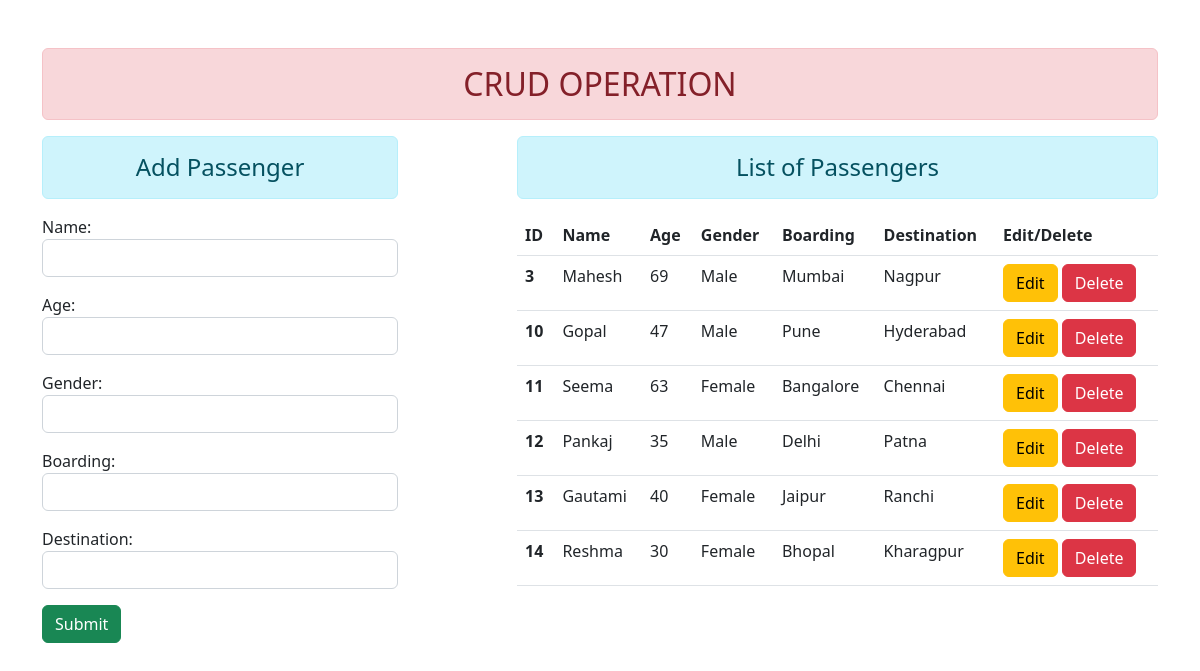
The page / on the database its author committed.
### myapp/models.py (models this page shows)
class passenger(models.Model):
    name = models.CharField(max_length=100)
    age = models.IntegerField()
    gender = models.CharField(max_length=100)
    boarding = models.CharField(max_length=100)
    destination = models.CharField(max_length=100)

### myapp/views.py (the view)
# urls.py: path('', add_show, name='add-show'),
def add_show(request):
    if request.method == "POST":
        psngr = passenger.objects.all()
        fm = Passengerreg(request.POST)
        if fm.is_valid():
            name = fm.cleaned_data['name']
            age = fm.cleaned_data['age']
            gender = fm.cleaned_data['gender']
            boarding = fm.cleaned_data['boarding']
            destination = fm.cleaned_data['destination']
            reg = passenger(name=name, age=age, gender=gender, boarding=boarding, destination=destination)
            reg.save()
            fm = Passengerreg()
    else:
        fm = Passengerreg()
        psngr = passenger.objects.all()
    return render(request, 'addshow.html',{'fm':fm,'ps':psngr})

### myapp/forms.py
class Passengerreg(forms.ModelForm):
    class Meta:
        model = passenger
        fields = ['name','age','gender','boarding','destination']
        widgets = {
            'name': forms.TextInput(attrs={'class':'form-control'}),
            'age': forms.NumberInput(attrs={'class': 'form-control'}),
            'gender': forms.TextInput(attrs={'class': 'form-control'}),
            'boarding': forms.TextInput(attrs={'class': 'form-control'}),
            'destination': forms.TextInput(attrs={'class': 'form-control'}),
        }

### templates/addshow.html (shortened to what this page needs)
<!DOCTYPE html>
{% extends 'base.html' %}
{% block content %}
<div class="row">
    <div class="col-sm-4">
        <h4 class="text-center alert alert-info">Add Passenger</h4>
        <form action="" method="post">
            {{ fm.as_p }}
            <input type="submit" class="btn btn-success" value="Submit">
        </form>
    </div>
    <div class="col-sm-7 offset-1">
        <h4 class="text-center alert alert-info">List of Passengers</h4>
        {% if ps %}
            <table class="table">
                <thead>
                    <tr>
                        <th scope="col">ID</th>
                        <th scope="col">Name</th>
                        <th scope="col">Age</th>
                        <th scope="col">Gender</th>
                        <th scope="col">Boarding</th>
                        <th scope="col">Destination</th>
                        <th scope="col">Edit/Delete</th>
                    </tr>
                </thead>
                <tbody>
                    {% for p in ps %}
                        <tr>
                            <th scope="row">{{ p.id }}</th>
                            <td>{{ p.name }}</td>
                            <td>{{ p.age }}</td>
                            <td>{{ p.gender }}</td>
                            <td>{{ p.boarding }}</td>
                            <td>{{ p.destination }}</td>
                            <td>
                                <a href="{% url 'editdata' p.id%}" class="btn btn-warning btm-sm">Edit</a>
                                <form action="{% url 'deletedata' p.id %}" method="post" class="d-inline">
                                    <input type="submit" class="btn btn-danger" value="Delete">
                                </form>
                            </td>
                        </tr>
                    {% endfor %}
                </tbody>
            </table>
        {% else %}
            <h4 class="text-center alert alert-danger">No records</h4>
        {% endif %}
    </div>
</div>
{% endblock content %}

### templates/base.html (shortened to what this page needs)
<!DOCTYPE html>
{% load static %}
<html lang="en">
<head>
    <link rel="stylesheet" href="{% static 'itvedant/css/bootstrap.css' %}">
</head>
<div class="container mt-5">
    <h2 class="text-center alert alert-danger">CRUD OPERATION</h2>
    {% block content %} {% endblock content %}
</div>
</body>
</html>

### rows shown on the page
passenger: id "3", name "Mahesh", age "69", gender "Male", boarding "Mumbai", destination "Nagpur"
passenger: id "10", name "Gopal", age "47", gender "Male", boarding "Pune", destination "Hyderabad"
passenger: id "11", name "Seema", age "63", gender "Female", boarding "Bangalore", destination "Chennai"
passenger: id "12", name "Pankaj", age "35", gender "Male", boarding "Delhi", destination "Patna"
passenger: id "13", name "Gautami", age "40", gender "Female", boarding "Jaipur", destination "Ranchi"
passenger: id "14", name "Reshma", age "30", gender "Female", boarding "Bhopal", destination "Kharagpur"
